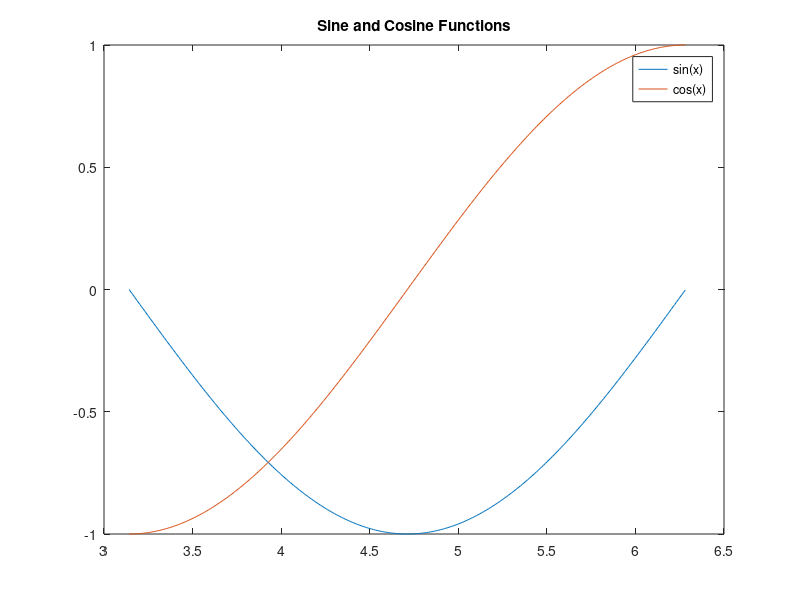

MATLAB code to generate this figure:
clc;
clear;
close all;
x=(pi:0.01:2*pi);
y=sin(x);
g=cos(x);
plot(x,y);
hold on;
plot(x,g);
title('Sine and Cosine Functions');
legend('sin(x)', 'cos(x)');

